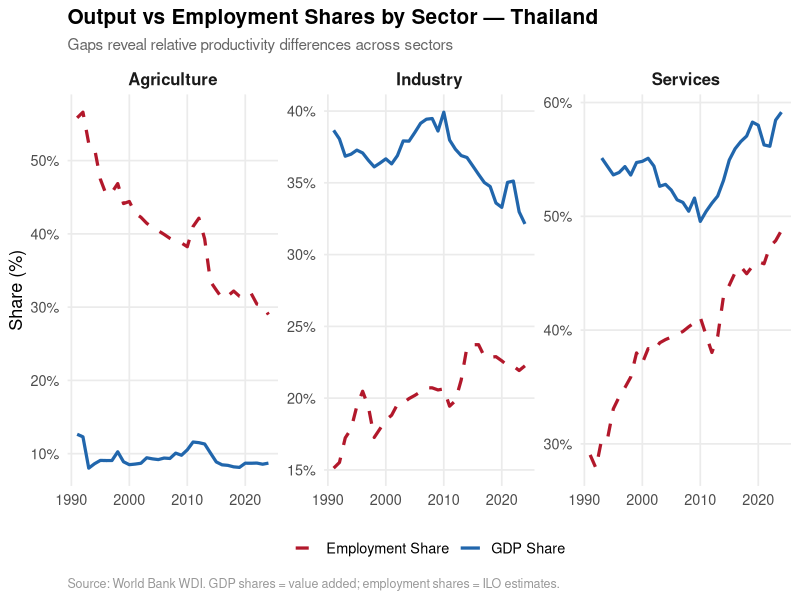
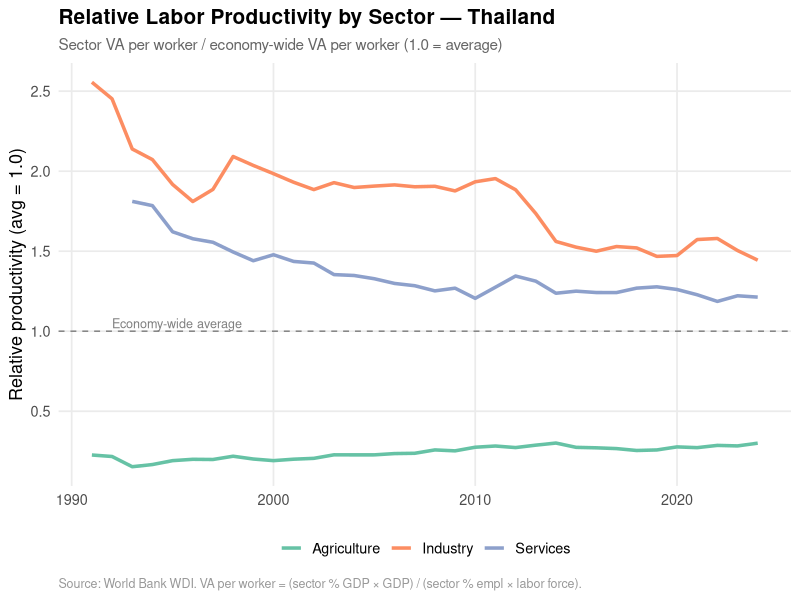
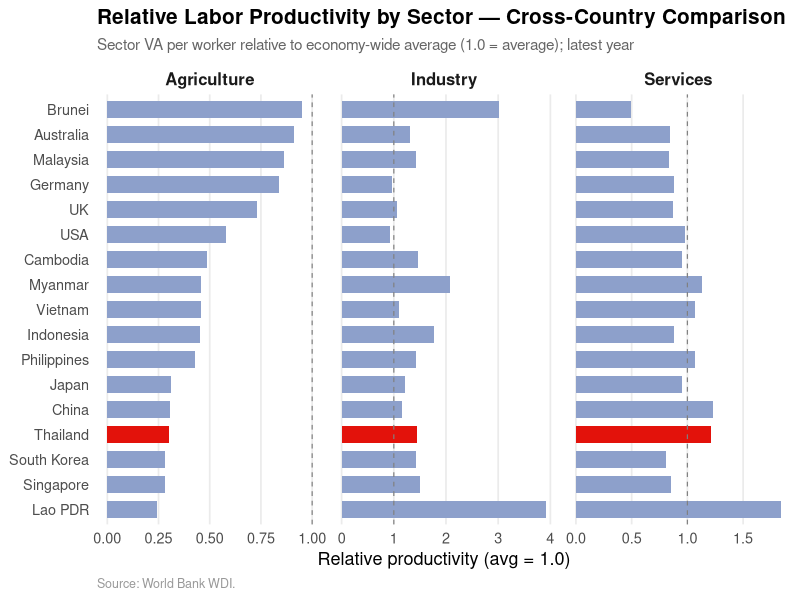
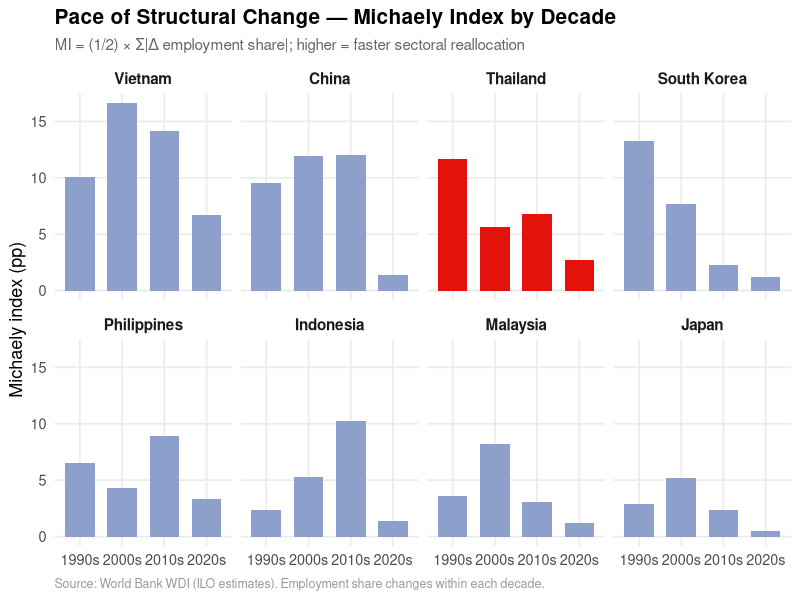
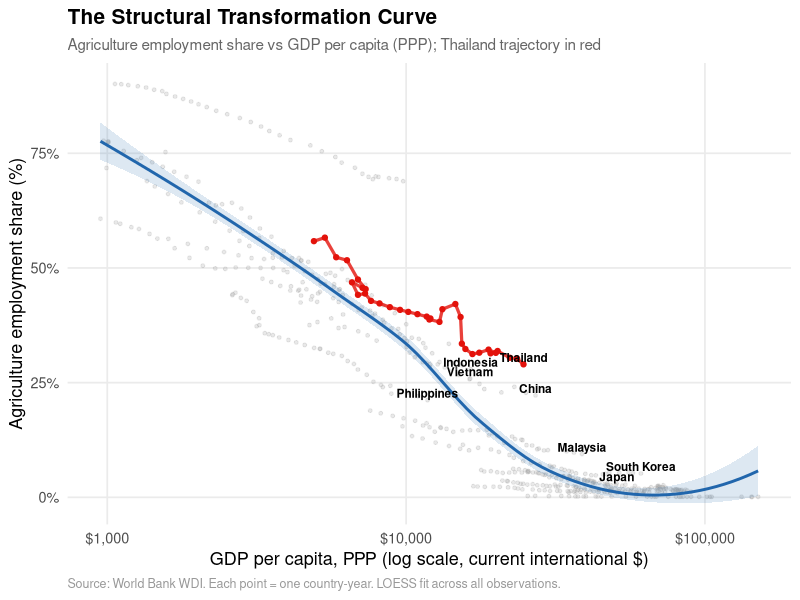
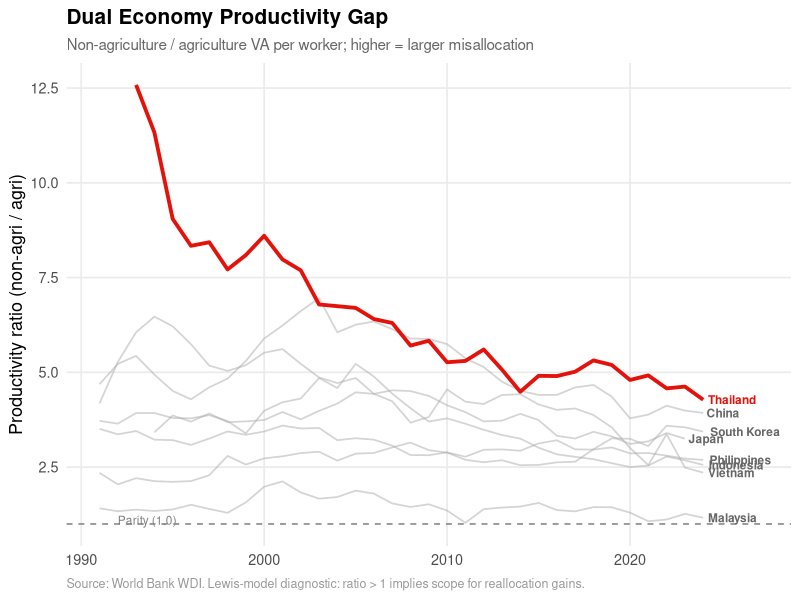
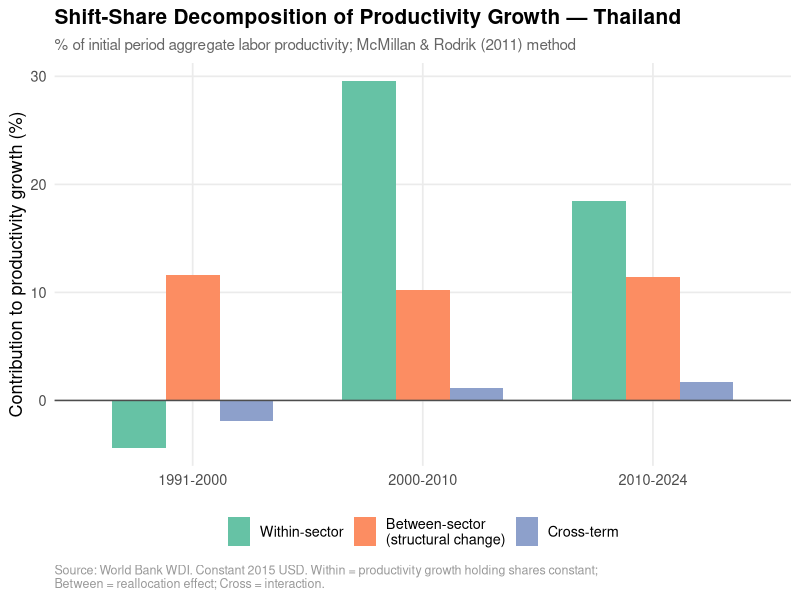
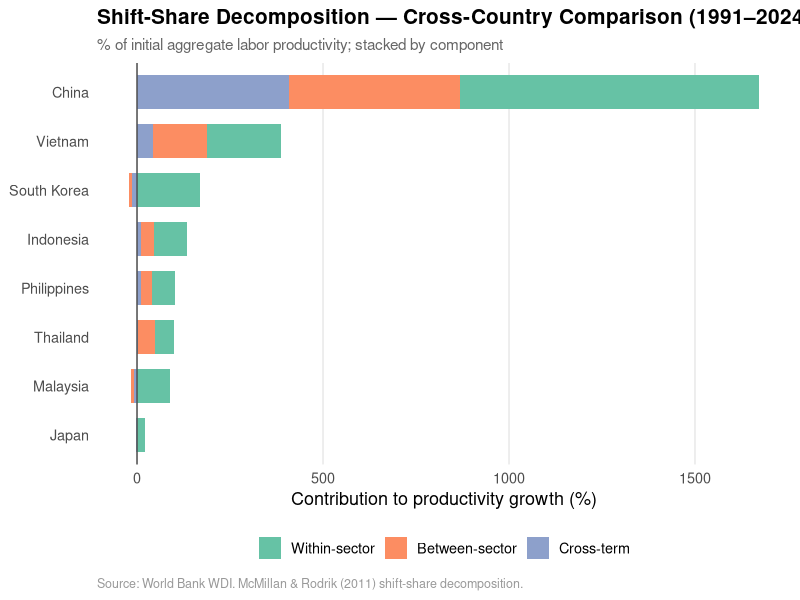

Write R code to recreate these figures, in order.
###############################################################################
# 06_structural_transformation.R
# Structural transformation analysis — Thailand vs peers
#
# Analyses:
#   1. Output shares vs employment shares (Thailand)
#   2. Relative labor productivity by sector
#   3. Structural change index (Michaely index by decade)
#   4. Agriculture employment vs GDP per capita (cross-country scatter)
#   5. Productivity gap — agriculture vs non-agriculture (Lewis dual economy)
#   6. Shift-share decomposition (McMillan & Rodrik 2011)
#
# Data sources:
#   - data/wb_full_panel.csv (GDP, sectoral output shares, GDP per capita)
#   - data/wb_labor_by_sector.csv (employment shares, labor force)
###############################################################################

# --- 1. Setup ----------------------------------------------------------------

required_packages <- c("tidyverse", "scales")
for (pkg in required_packages) {
  if (!requireNamespace(pkg, quietly = TRUE)) {
    install.packages(pkg, repos = "https://cloud.r-project.org")
  }
}

library(tidyverse)
library(scales)

# --- 2. Load data ------------------------------------------------------------

cat("Loading data...\n")
gdp_panel   <- read_csv("data/wb_full_panel.csv", show_col_types = FALSE)
labor_panel <- read_csv("data/wb_labor_by_sector.csv", show_col_types = FALSE)

cat("  GDP panel:", nrow(gdp_panel), "rows\n")
cat("  Labor panel:", nrow(labor_panel), "rows\n")

# --- 3. Merge ----------------------------------------------------------------

# Keep relevant columns from each source and merge
gdp_cols <- gdp_panel %>%
  select(iso3c, country, year, country_group, is_thailand,
         gdp_current_usd, gdp_constant_2015_usd,
         gdp_pc_current_usd, gdp_pc_constant_2015,
         gdp_ppp_current, gdp_pc_ppp_current, population,
         agriculture_pct_gdp, industry_pct_gdp, services_pct_gdp)

labor_cols <- labor_panel %>%
  select(iso3c, year, short_name, empl_agri, empl_ind, empl_svc, labor_force)

panel <- gdp_cols %>%
  inner_join(labor_cols, by = c("iso3c", "year")) %>%
  filter(!is.na(agriculture_pct_gdp), !is.na(empl_agri),
         !is.na(gdp_current_usd), !is.na(labor_force))

cat("  Merged panel:", nrow(panel), "rows,", n_distinct(panel$iso3c), "countries\n")

# Convenience subsets
thailand <- panel %>% filter(iso3c == "THA")
peers    <- panel %>% filter(iso3c %in% c("THA", "MYS", "IDN", "PHL", "VNM",
                                           "KOR", "CHN", "JPN"))

# --- 4. Theme & palettes ----------------------------------------------------

thai_red   <- "#E3120B"
grey_other <- "#AAAAAA"
blue_dev   <- "#2166AC"

sector_colors <- c(
  "Agriculture" = "#66C2A5",
  "Industry"    = "#FC8D62",
  "Services"    = "#8DA0CB"
)

theme_thai <- theme_minimal(base_size = 13) +
  theme(
    plot.title    = element_text(face = "bold", size = 15),
    plot.subtitle = element_text(color = "grey40", size = 11),
    plot.caption  = element_text(color = "grey60", size = 9, hjust = 0),
    legend.position = "bottom",
    panel.grid.minor = element_blank()
  )

save_plot <- function(p, filename, w = 10, h = 7) {
  ggsave(filename, plot = p, width = w, height = h, dpi = 300, bg = "white")
  cat("  Saved:", filename, "\n")
}

# =============================================================================
# ANALYSIS 1: Output shares vs employment shares — Thailand
# =============================================================================

cat("\n--- Analysis 1: Output vs Employment Shares (Thailand) ---\n")

p35_data <- thailand %>%
  select(year,
         agriculture_pct_gdp, industry_pct_gdp, services_pct_gdp,
         empl_agri, empl_ind, empl_svc) %>%
  pivot_longer(-year, names_to = "var", values_to = "pct") %>%
  mutate(
    sector = case_when(
      grepl("agri", var) ~ "Agriculture",
      grepl("ind", var)  ~ "Industry",
      grepl("svc|serv", var) ~ "Services"
    ),
    measure = ifelse(grepl("pct_gdp", var), "GDP Share", "Employment Share")
  )

p35 <- ggplot(p35_data, aes(x = year, y = pct, color = measure, linetype = measure)) +
  geom_line(linewidth = 1.1) +
  facet_wrap(~sector, scales = "free_y") +
  scale_color_manual(values = c("GDP Share" = "#2166AC", "Employment Share" = "#B2182B"),
                     name = NULL) +
  scale_linetype_manual(values = c("GDP Share" = "solid", "Employment Share" = "dashed"),
                        name = NULL) +
  scale_y_continuous(labels = label_percent(scale = 1)) +
  labs(
    title    = "Output vs Employment Shares by Sector — Thailand",
    subtitle = "Gaps reveal relative productivity differences across sectors",
    x = NULL, y = "Share (%)",
    caption  = "Source: World Bank WDI. GDP shares = value added; employment shares = ILO estimates."
  ) +
  theme_thai +
  theme(strip.text = element_text(face = "bold", size = 12))

save_plot(p35, "plots/35_output_vs_employment_thailand.png", w = 14, h = 6)

# =============================================================================
# ANALYSIS 2: Relative labor productivity by sector
# =============================================================================

cat("\n--- Analysis 2: Relative Labor Productivity ---\n")

# Compute sector value added per worker, indexed to economy-wide average
panel <- panel %>%
  mutate(
    # Sector VA (current USD)
    va_agri = agriculture_pct_gdp / 100 * gdp_current_usd,
    va_ind  = industry_pct_gdp    / 100 * gdp_current_usd,
    va_svc  = services_pct_gdp   / 100 * gdp_current_usd,
    # Sector employment (workers)
    workers_agri = empl_agri / 100 * labor_force,
    workers_ind  = empl_ind  / 100 * labor_force,
    workers_svc  = empl_svc  / 100 * labor_force,
    # Sector VA per worker
    prod_agri = va_agri / workers_agri,
    prod_ind  = va_ind  / workers_ind,
    prod_svc  = va_svc  / workers_svc,
    # Economy-wide average VA per worker
    prod_avg  = gdp_current_usd / labor_force,
    # Relative productivity (indexed to average = 1.0)
    rel_prod_agri = prod_agri / prod_avg,
    rel_prod_ind  = prod_ind  / prod_avg,
    rel_prod_svc  = prod_svc  / prod_avg
  )

# Update convenience subsets
thailand <- panel %>% filter(iso3c == "THA")
peers    <- panel %>% filter(iso3c %in% c("THA", "MYS", "IDN", "PHL", "VNM",
                                           "KOR", "CHN", "JPN"))

# --- Plot 36: Thailand relative productivity by sector over time
p36_data <- thailand %>%
  select(year, rel_prod_agri, rel_prod_ind, rel_prod_svc) %>%
  pivot_longer(-year, names_to = "sector", values_to = "rel_prod") %>%
  mutate(sector = case_when(
    sector == "rel_prod_agri" ~ "Agriculture",
    sector == "rel_prod_ind"  ~ "Industry",
    sector == "rel_prod_svc"  ~ "Services"
  ))

p36 <- ggplot(p36_data, aes(x = year, y = rel_prod, color = sector)) +
  geom_hline(yintercept = 1, linetype = "dashed", color = "grey50") +
  geom_line(linewidth = 1.2) +
  scale_color_manual(values = sector_colors, name = NULL) +
  annotate("text", x = min(p36_data$year) + 1, y = 1.05,
           label = "Economy-wide average", size = 3.2, color = "grey50", hjust = 0) +
  labs(
    title    = "Relative Labor Productivity by Sector — Thailand",
    subtitle = "Sector VA per worker / economy-wide VA per worker (1.0 = average)",
    x = NULL, y = "Relative productivity (avg = 1.0)",
    caption  = "Source: World Bank WDI. VA per worker = (sector % GDP × GDP) / (sector % empl × labor force)."
  ) +
  theme_thai

save_plot(p36, "plots/36_relative_productivity_thailand.png")

# --- Plot 37: Cross-country comparison of sectoral productivity (latest year)
p37_data <- panel %>%
  group_by(iso3c) %>% slice_max(year, n = 1) %>% ungroup() %>%
  select(iso3c, short_name, country_group, rel_prod_agri, rel_prod_ind, rel_prod_svc) %>%
  pivot_longer(cols = starts_with("rel_prod"), names_to = "sector", values_to = "rel_prod") %>%
  mutate(
    sector = case_when(
      sector == "rel_prod_agri" ~ "Agriculture",
      sector == "rel_prod_ind"  ~ "Industry",
      sector == "rel_prod_svc"  ~ "Services"
    ),
    is_tha = iso3c == "THA"
  )

# Sort by agriculture relative productivity
agri_order <- p37_data %>%
  filter(sector == "Agriculture") %>% arrange(rel_prod) %>% pull(short_name)
p37_data <- p37_data %>%
  mutate(short_name = factor(short_name, levels = agri_order))

p37 <- ggplot(p37_data, aes(x = short_name, y = rel_prod)) +
  geom_col(aes(fill = ifelse(iso3c == "THA", "Thailand", "Other")),
           width = 0.7, show.legend = FALSE) +
  geom_hline(yintercept = 1, linetype = "dashed", color = "grey50", linewidth = 0.4) +
  scale_fill_manual(values = c("Thailand" = thai_red, "Other" = "#8DA0CB")) +
  facet_wrap(~sector, scales = "free_x") +
  coord_flip() +
  labs(
    title    = "Relative Labor Productivity by Sector — Cross-Country Comparison",
    subtitle = "Sector VA per worker relative to economy-wide average (1.0 = average); latest year",
    x = NULL, y = "Relative productivity (avg = 1.0)",
    caption  = "Source: World Bank WDI."
  ) +
  theme_thai +
  theme(strip.text = element_text(face = "bold", size = 12),
        panel.grid.major.y = element_blank())

save_plot(p37, "plots/37_relative_productivity_comparison.png", w = 14, h = 7)

# Print summary
cat("\n  Thailand relative productivity (latest year):\n")
tha_latest <- thailand %>% slice_max(year, n = 1)
cat(sprintf("    Agriculture: %.2f\n", tha_latest$rel_prod_agri))
cat(sprintf("    Industry:    %.2f\n", tha_latest$rel_prod_ind))
cat(sprintf("    Services:    %.2f\n", tha_latest$rel_prod_svc))

# =============================================================================
# ANALYSIS 3: Structural Change Index (Michaely Index by Decade)
# =============================================================================

cat("\n--- Analysis 3: Structural Change Index (Michaely) ---\n")

# Assign decades
michaely_data <- panel %>%
  mutate(decade = case_when(
    year >= 1991 & year <= 1999 ~ "1990s",
    year >= 2000 & year <= 2009 ~ "2000s",
    year >= 2010 & year <= 2019 ~ "2010s",
    year >= 2020              ~ "2020s",
    TRUE ~ NA_character_
  )) %>%
  filter(!is.na(decade))

# Compute Michaely index per country per decade:
# MI = (1/2) × Σ|ΔShare_i| where ΔShare is change from start to end of decade
michaely <- michaely_data %>%
  group_by(iso3c, short_name, country_group, decade) %>%
  summarise(
    start_year = min(year),
    end_year   = max(year),
    delta_agri = empl_agri[year == max(year)] - empl_agri[year == min(year)],
    delta_ind  = empl_ind[year == max(year)]  - empl_ind[year == min(year)],
    delta_svc  = empl_svc[year == max(year)]  - empl_svc[year == min(year)],
    .groups = "drop"
  ) %>%
  mutate(
    michaely_index = (abs(delta_agri) + abs(delta_ind) + abs(delta_svc)) / 2
  )

# Select key comparators for the plot
key_countries <- c("THA", "MYS", "IDN", "PHL", "VNM", "KOR", "CHN", "JPN")
p38_data <- michaely %>%
  filter(iso3c %in% key_countries) %>%
  mutate(
    is_tha = iso3c == "THA",
    short_name = fct_reorder(short_name, michaely_index, .fun = mean, .desc = TRUE)
  )

p38 <- ggplot(p38_data, aes(x = decade, y = michaely_index,
                             fill = ifelse(iso3c == "THA", "Thailand", "Other"))) +
  geom_col(width = 0.7, show.legend = FALSE) +
  scale_fill_manual(values = c("Thailand" = thai_red, "Other" = "#8DA0CB")) +
  facet_wrap(~short_name, nrow = 2) +
  labs(
    title    = "Pace of Structural Change — Michaely Index by Decade",
    subtitle = "MI = (1/2) × Σ|Δ employment share|; higher = faster sectoral reallocation",
    x = NULL, y = "Michaely index (pp)",
    caption  = "Source: World Bank WDI (ILO estimates). Employment share changes within each decade."
  ) +
  theme_thai +
  theme(strip.text = element_text(face = "bold", size = 11))

save_plot(p38, "plots/38_structural_change_pace.png", w = 12, h = 7)

# Print summary
cat("\n  Michaely index by decade — Thailand:\n")
michaely %>% filter(iso3c == "THA") %>%
  select(decade, michaely_index) %>%
  mutate(michaely_index = round(michaely_index, 2)) %>%
  print()

# =============================================================================
# ANALYSIS 4: Agriculture Employment vs GDP per Capita (Cross-Country Scatter)
# =============================================================================

cat("\n--- Analysis 4: Agri Employment vs GDP/Capita Scatter ---\n")

p39_data <- panel %>%
  filter(!is.na(gdp_pc_ppp_current), !is.na(empl_agri)) %>%
  mutate(is_tha = iso3c == "THA")

# Latest year labels for key countries
p39_labels <- p39_data %>%
  filter(iso3c %in% key_countries) %>%
  group_by(iso3c) %>% slice_max(year, n = 1) %>% ungroup()

p39 <- ggplot(p39_data, aes(x = gdp_pc_ppp_current, y = empl_agri)) +
  # Background: all country-year observations
  geom_point(data = p39_data %>% filter(!is_tha),
             color = grey_other, alpha = 0.25, size = 1) +
  # LOESS fit line
  geom_smooth(method = "loess", se = TRUE, color = blue_dev,
              fill = blue_dev, alpha = 0.15, linewidth = 1) +
  # Thailand trajectory
  geom_path(data = p39_data %>% filter(is_tha),
            color = thai_red, linewidth = 1.1, alpha = 0.8) +
  geom_point(data = p39_data %>% filter(is_tha),
             color = thai_red, size = 1.5) +
  # Labels at latest year
  geom_text(data = p39_labels,
            aes(label = short_name),
            size = 3, fontface = "bold",
            nudge_y = 1.5, check_overlap = TRUE) +
  scale_x_log10(labels = label_dollar()) +
  scale_y_continuous(labels = label_percent(scale = 1)) +
  labs(
    title    = "The Structural Transformation Curve",
    subtitle = "Agriculture employment share vs GDP per capita (PPP); Thailand trajectory in red",
    x = "GDP per capita, PPP (log scale, current international $)",
    y = "Agriculture employment share (%)",
    caption  = "Source: World Bank WDI. Each point = one country-year. LOESS fit across all observations."
  ) +
  theme_thai

save_plot(p39, "plots/39_agri_empl_vs_gdppc_scatter.png")

# =============================================================================
# ANALYSIS 5: Productivity Gap — Agriculture vs Non-Agriculture (Lewis Model)
# =============================================================================

cat("\n--- Analysis 5: Dual Economy Productivity Gap ---\n")

panel <- panel %>%
  mutate(
    # Non-agriculture VA and workers
    va_nonagri      = va_ind + va_svc,
    workers_nonagri = workers_ind + workers_svc,
    # VA per worker
    prod_nonagri    = va_nonagri / workers_nonagri,
    # Productivity ratio: non-agri / agri
    prod_gap_ratio  = prod_nonagri / prod_agri
  )

# Update subsets
thailand <- panel %>% filter(iso3c == "THA")
peers    <- panel %>% filter(iso3c %in% key_countries)

# --- Plot 40: Productivity gap ratio over time — Thailand vs peers
p40_data <- peers %>%
  select(iso3c, short_name, year, prod_gap_ratio) %>%
  filter(is.finite(prod_gap_ratio))

p40 <- ggplot(p40_data, aes(x = year, y = prod_gap_ratio, group = iso3c)) +
  geom_hline(yintercept = 1, linetype = "dashed", color = "grey50") +
  geom_line(data = p40_data %>% filter(iso3c != "THA"),
            color = grey_other, linewidth = 0.6, alpha = 0.5) +
  geom_line(data = p40_data %>% filter(iso3c == "THA"),
            color = thai_red, linewidth = 1.3) +
  # End-of-line labels
  geom_text(data = p40_data %>% group_by(iso3c) %>% slice_max(year, n = 1),
            aes(label = short_name),
            hjust = -0.1, size = 3, fontface = "bold",
            color = ifelse(
              (p40_data %>% group_by(iso3c) %>% slice_max(year, n = 1))$iso3c == "THA",
              thai_red, "grey40")) +
  annotate("text", x = min(p40_data$year) + 1, y = 1.1,
           label = "Parity (1.0)", size = 3, color = "grey50", hjust = 0) +
  scale_y_continuous(labels = label_number()) +
  coord_cartesian(xlim = c(min(p40_data$year), max(p40_data$year) + 3)) +
  labs(
    title    = "Dual Economy Productivity Gap",
    subtitle = "Non-agriculture / agriculture VA per worker; higher = larger misallocation",
    x = NULL, y = "Productivity ratio (non-agri / agri)",
    caption  = "Source: World Bank WDI. Lewis-model diagnostic: ratio > 1 implies scope for reallocation gains."
  ) +
  theme_thai

save_plot(p40, "plots/40_productivity_gap_dual_economy.png")

tha_last_gap <- thailand %>% slice_max(year, n = 1)
cat(sprintf("\n  Thailand non-agri/agri productivity ratio (latest): %.2f\n",
            tha_last_gap$prod_gap_ratio))

# =============================================================================
# ANALYSIS 6: Shift-Share Decomposition (McMillan & Rodrik 2011)
# =============================================================================

cat("\n--- Analysis 6: Shift-Share Decomposition ---\n")

# Decompose aggregate productivity growth into:
#   Within-sector effect:  Σ θ_i,t0 × Δπ_i
#   Between-sector effect: Σ π_i,T  × Δθ_i
#   Cross-term:            Σ Δπ_i   × Δθ_i
# Where θ_i = employment share of sector i, π_i = VA per worker in sector i

# We do this over the full period and by sub-period
shift_share <- function(df, start_yr, end_yr) {
  # Use nearest available year if exact year has missing sectoral GDP data
  df_complete <- df %>%
    filter(!is.na(agriculture_pct_gdp), !is.na(industry_pct_gdp),
           !is.na(services_pct_gdp), !is.na(gdp_constant_2015_usd))
  d0 <- df_complete %>% filter(year >= start_yr) %>% slice_min(year, n = 1)
  d1 <- df_complete %>% filter(year <= end_yr)   %>% slice_max(year, n = 1)

  if (nrow(d0) == 0 | nrow(d1) == 0) return(NULL)
  if (d0$year >= d1$year) return(NULL)

  sectors <- c("agri", "ind", "svc")

  # Employment shares (as fractions)
  theta_0 <- c(d0$empl_agri, d0$empl_ind, d0$empl_svc) / 100
  theta_1 <- c(d1$empl_agri, d1$empl_ind, d1$empl_svc) / 100

  # VA per worker (in constant 2015 USD for comparability)
  # Use constant GDP to get real productivity
  gdp0 <- d0$gdp_constant_2015_usd
  gdp1 <- d1$gdp_constant_2015_usd
  lf0  <- d0$labor_force
  lf1  <- d1$labor_force

  pi_0 <- c(d0$agriculture_pct_gdp, d0$industry_pct_gdp, d0$services_pct_gdp) / 100 * gdp0 /
           (theta_0 * lf0)
  pi_1 <- c(d1$agriculture_pct_gdp, d1$industry_pct_gdp, d1$services_pct_gdp) / 100 * gdp1 /
           (theta_1 * lf1)

  delta_theta <- theta_1 - theta_0
  delta_pi    <- pi_1 - pi_0

  within  <- sum(theta_0 * delta_pi)
  between <- sum(pi_1 * delta_theta)
  cross   <- sum(delta_pi * delta_theta)

  # Express as % of initial aggregate productivity
  agg_prod_0 <- gdp0 / lf0
  tibble(
    within_effect  = within  / agg_prod_0 * 100,
    between_effect = between / agg_prod_0 * 100,
    cross_effect   = cross   / agg_prod_0 * 100,
    total_growth   = (within + between + cross) / agg_prod_0 * 100
  )
}

# Apply to key countries over full period and sub-periods
periods <- list(
  "Full (1991-2024)" = c(1991, 2024),
  "1991-2000"        = c(1991, 2000),
  "2000-2010"        = c(2000, 2010),
  "2010-2024"        = c(2010, 2024)
)

ss_results <- bind_rows(lapply(key_countries, function(cc) {
  cdf <- panel %>% filter(iso3c == cc)
  bind_rows(lapply(names(periods), function(pname) {
    yrs <- periods[[pname]]
    res <- shift_share(cdf, yrs[1], yrs[2])
    if (!is.null(res)) {
      res %>% mutate(iso3c = cc,
                     short_name = cdf$short_name[1],
                     period = pname)
    }
  }))
}))

cat("  Shift-share results:", nrow(ss_results), "country-period observations\n")

# --- Plot 41: Shift-share decomposition — Thailand by sub-period
p41_data <- ss_results %>%
  filter(iso3c == "THA", period != "Full (1991-2024)") %>%
  select(period, within_effect, between_effect, cross_effect) %>%
  pivot_longer(-period, names_to = "component", values_to = "pct") %>%
  mutate(
    component = case_when(
      component == "within_effect"  ~ "Within-sector",
      component == "between_effect" ~ "Between-sector\n(structural change)",
      component == "cross_effect"   ~ "Cross-term"
    ),
    component = factor(component, levels = c("Within-sector",
                                              "Between-sector\n(structural change)",
                                              "Cross-term"))
  )

p41 <- ggplot(p41_data, aes(x = period, y = pct, fill = component)) +
  geom_col(position = "dodge", width = 0.7) +
  geom_hline(yintercept = 0, color = "grey30") +
  scale_fill_manual(values = c("Within-sector" = "#66C2A5",
                                "Between-sector\n(structural change)" = "#FC8D62",
                                "Cross-term" = "#8DA0CB"),
                    name = NULL) +
  labs(
    title    = "Shift-Share Decomposition of Productivity Growth — Thailand",
    subtitle = "% of initial period aggregate labor productivity; McMillan & Rodrik (2011) method",
    x = NULL, y = "Contribution to productivity growth (%)",
    caption  = "Source: World Bank WDI. Constant 2015 USD. Within = productivity growth holding shares constant;\nBetween = reallocation effect; Cross = interaction."
  ) +
  theme_thai

save_plot(p41, "plots/41_shift_share_decomposition_thailand.png")

# --- Plot 42: Shift-share comparison across countries (full period)
p42_data <- ss_results %>%
  filter(period == "Full (1991-2024)") %>%
  select(iso3c, short_name, within_effect, between_effect, cross_effect) %>%
  pivot_longer(cols = c(within_effect, between_effect, cross_effect),
               names_to = "component", values_to = "pct") %>%
  mutate(
    component = case_when(
      component == "within_effect"  ~ "Within-sector",
      component == "between_effect" ~ "Between-sector",
      component == "cross_effect"   ~ "Cross-term"
    ),
    component = factor(component, levels = c("Within-sector", "Between-sector", "Cross-term")),
    is_tha = iso3c == "THA"
  )

# Sort countries by total growth
total_order <- ss_results %>%
  filter(period == "Full (1991-2024)") %>%
  arrange(total_growth) %>%
  pull(short_name)
p42_data <- p42_data %>%
  mutate(short_name = factor(short_name, levels = total_order))

p42 <- ggplot(p42_data, aes(x = short_name, y = pct, fill = component)) +
  geom_col(width = 0.7) +
  geom_hline(yintercept = 0, color = "grey30") +
  scale_fill_manual(values = c("Within-sector" = "#66C2A5",
                                "Between-sector" = "#FC8D62",
                                "Cross-term" = "#8DA0CB"),
                    name = NULL) +
  coord_flip() +
  labs(
    title    = "Shift-Share Decomposition — Cross-Country Comparison (1991–2024)",
    subtitle = "% of initial aggregate labor productivity; stacked by component",
    x = NULL, y = "Contribution to productivity growth (%)",
    caption  = "Source: World Bank WDI. McMillan & Rodrik (2011) shift-share decomposition."
  ) +
  theme_thai +
  theme(panel.grid.major.y = element_blank())

save_plot(p42, "plots/42_shift_share_comparison.png")

# =============================================================================
# 7. Save computed metrics
# =============================================================================

cat("\n--- Saving structural transformation metrics ---\n")

output <- panel %>%
  select(iso3c, short_name, country_group, year,
         agriculture_pct_gdp, industry_pct_gdp, services_pct_gdp,
         empl_agri, empl_ind, empl_svc,
         rel_prod_agri, rel_prod_ind, rel_prod_svc,
         prod_gap_ratio)

write_csv(output, "data/structural_transformation.csv")
cat("  Saved: data/structural_transformation.csv\n")

# =============================================================================
# 8. Summary tables
# =============================================================================

cat("\n=== THAILAND STRUCTURAL TRANSFORMATION SUMMARY ===\n")

tha_first <- thailand %>% slice_min(year, n = 1)
tha_last  <- thailand %>% slice_max(year, n = 1)

cat(sprintf("\n  Period: %d – %d\n", tha_first$year, tha_last$year))
cat("\n  Employment shares (start → end):\n")
cat(sprintf("    Agriculture: %.1f%% → %.1f%%\n", tha_first$empl_agri, tha_last$empl_agri))
cat(sprintf("    Industry:    %.1f%% → %.1f%%\n", tha_first$empl_ind, tha_last$empl_ind))
cat(sprintf("    Services:    %.1f%% → %.1f%%\n", tha_first$empl_svc, tha_last$empl_svc))

cat("\n  GDP shares (start → end):\n")
cat(sprintf("    Agriculture: %.1f%% → %.1f%%\n", tha_first$agriculture_pct_gdp, tha_last$agriculture_pct_gdp))
cat(sprintf("    Industry:    %.1f%% → %.1f%%\n", tha_first$industry_pct_gdp, tha_last$industry_pct_gdp))
cat(sprintf("    Services:    %.1f%% → %.1f%%\n", tha_first$services_pct_gdp, tha_last$services_pct_gdp))

cat("\n  Relative productivity (latest):\n")
cat(sprintf("    Agriculture: %.2f  (below average)\n", tha_last$rel_prod_agri))
cat(sprintf("    Industry:    %.2f\n", tha_last$rel_prod_ind))
cat(sprintf("    Services:    %.2f\n", tha_last$rel_prod_svc))

cat(sprintf("\n  Dual-economy gap (non-agri/agri): %.2f (latest)\n", tha_last$prod_gap_ratio))

cat("\n  Shift-share decomposition (full period):\n")
ss_tha_full <- ss_results %>% filter(iso3c == "THA", period == "Full (1991-2024)")
if (nrow(ss_tha_full) > 0) {
  cat(sprintf("    Within-sector:  %+.1f%%\n", ss_tha_full$within_effect))
  cat(sprintf("    Between-sector: %+.1f%%\n", ss_tha_full$between_effect))
  cat(sprintf("    Cross-term:     %+.1f%%\n", ss_tha_full$cross_effect))
  cat(sprintf("    Total:          %+.1f%%\n", ss_tha_full$total_growth))
}

cat("\nDone.\n")
